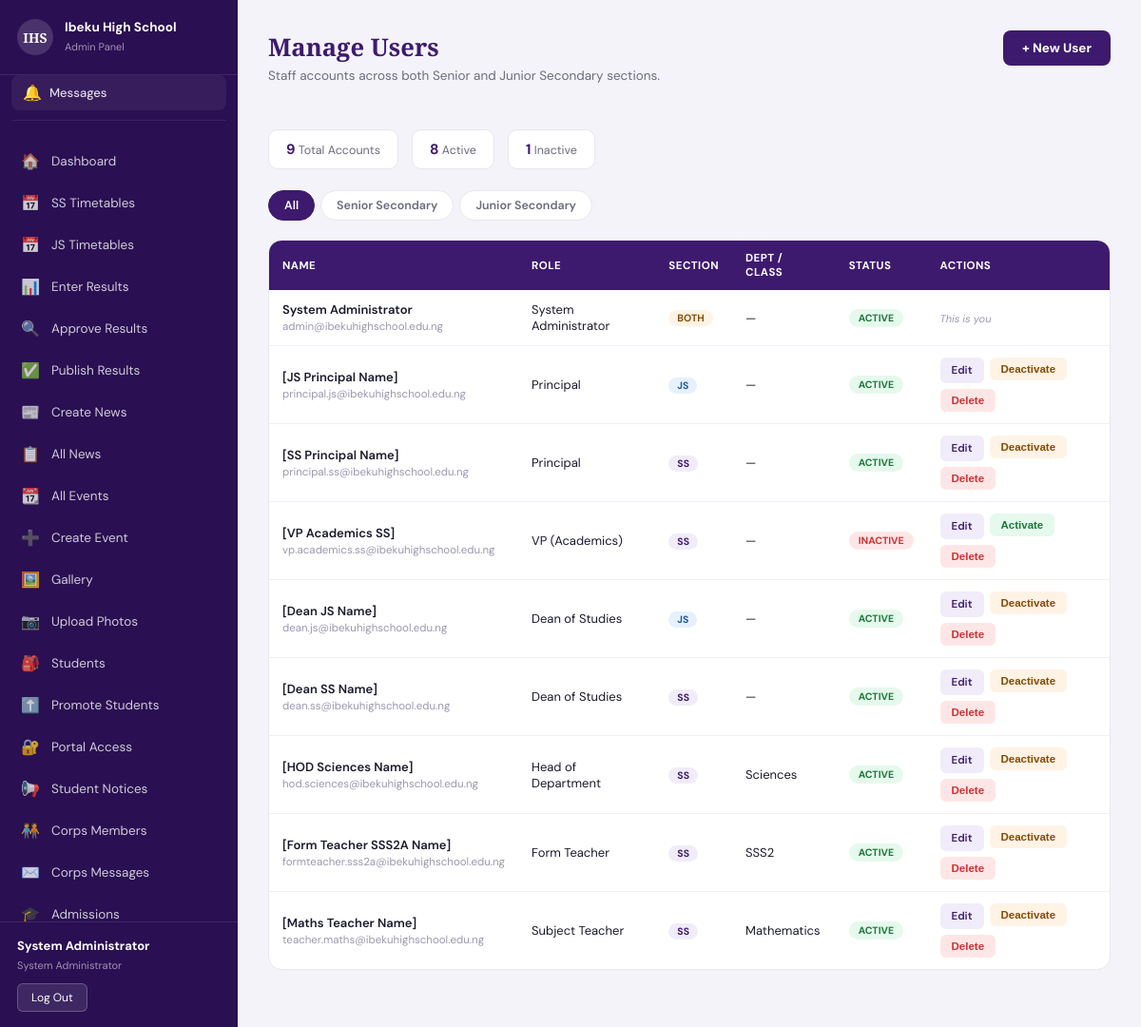
Page /public/admin/users.php (signed in) on the committed database.
### tables this page shows
CREATE TABLE `users` (
  `id` int(10) UNSIGNED NOT NULL,
  `full_name` varchar(150) NOT NULL,
  `email` varchar(150) NOT NULL,
  `password` varchar(255) NOT NULL COMMENT 'bcrypt hash — never plaintext',
  `role` enum('superadmin','principal','vp_admin','vp_academics','vp_general','dean','counselor','hod','form_teacher','subject_teacher') NOT NULL,
  `section` enum('ss','js','both') NOT NULL DEFAULT 'both',
  `department` varchar(100) DEFAULT NULL COMMENT 'For hod and subject_teacher',
  `class_assigned` varchar(20) DEFAULT NULL COMMENT 'e.g. JSS2A — for form_teacher',
  `is_active` tinyint(1) NOT NULL DEFAULT 1,
  `closed_reason` enum('retired','transferred','deceased','expelled','graduated','other') DEFAULT NULL,
  `closed_at` timestamp NULL DEFAULT NULL,
  `closed_by` int(10) UNSIGNED DEFAULT NULL,
  `last_login` timestamp NULL DEFAULT NULL,
  `created_by` int(10) UNSIGNED DEFAULT NULL,
  `created_at` timestamp NOT NULL DEFAULT current_timestamp(),
  `updated_at` timestamp NOT NULL DEFAULT current_timestamp() ON UPDATE current_timestamp()
);

### src/includes/admin-auth.php (called while the page is built, shortened)
<?php
function roleLabel(string $role, string $section): string {
    $labels = [
        'superadmin'      => 'System Administrator',
        'principal'       => 'Principal',
        'vp_admin'        => 'Vice Principal (Administration)',
        'vp_academics'    => 'Vice Principal (Academics)',
        'vp_general'      => 'Vice Principal (General Duties)',
        'dean'            => 'Dean of Studies',
        'counselor'       => 'Guidance Counsellor',
        'hod'             => 'Head of Department',
        'form_teacher'    => 'Form Teacher',
        'subject_teacher' => 'Subject Teacher',
    ];
    $sectionLabel = match($section) {
        'ss'   => ' — Senior Secondary',
        'js'   => ' — Junior Secondary',
        'both' => '',
        default => '',
    };
    return ($labels[$role] ?? $role) . $sectionLabel;
}

### public/admin/users.php (the view, shortened to what this page needs)
<?php
require_once dirname(__DIR__, 2) . '/src/config/database.php';
require_once dirname(__DIR__, 2) . '/src/includes/admin-auth.php';
require_once dirname(__DIR__, 2) . '/src/includes/admin-sidebar.php';
$admin = currentAdmin();
$pdo   = getDB();
$roleLabels = [
    'superadmin'      => 'System Administrator',
    'principal'       => 'Principal',
    'vp_admin'        => 'VP (Administration)',
    'vp_academics'    => 'VP (Academics)',
    'vp_general'      => 'VP (General Duties)',
    'dean'            => 'Dean of Studies',
    'counselor'       => 'Guidance Counsellor',
    'hod'             => 'Head of Department',
    'form_teacher'    => 'Form Teacher',
    'subject_teacher' => 'Subject Teacher',
];
$sectionFilter = $_GET['section'] ?? 'all';
$sql = 'SELECT * FROM users';
$params = [];
$sql .= ' ORDER BY FIELD(role, "superadmin","principal","vp_admin","vp_academics","vp_general","dean","counselor","hod","form_teacher","subject_teacher"), full_name ASC';
$stmt = $pdo->prepare($sql);
$stmt->execute($params);
$users = $stmt->fetchAll();
$totalCount    = $pdo->query('SELECT COUNT(*) FROM users')->fetchColumn();
$activeCount   = $pdo->query('SELECT COUNT(*) FROM users WHERE is_active = 1')->fetchColumn();
$inactiveCount = $pdo->query('SELECT COUNT(*) FROM users WHERE is_active = 0')->fetchColumn();
?>
<!DOCTYPE html>
<html lang="en">
<head>
<link rel="stylesheet" href="../assets/css/admin-layout.css">
</head>
<body>
  <?php renderAdminSidebar($admin, 'users'); ?>
  <div class="admin-content">
    <div class="admin-content__inner">
      <div class="page-header-row">
        <div class="page-header" style="margin-bottom:0">
          <h2>Manage Users</h2>
          <p>Staff accounts across both Senior and Junior Secondary sections.</p>
        </div>
        <a href="users-create.php" class="btn-new">+ New User</a>
      </div>
      <div class="stats-row">
        <div class="stat-pill"><strong><?php echo $totalCount; ?></strong> Total Accounts</div>
        <div class="stat-pill"><strong><?php echo $activeCount; ?></strong> Active</div>
        <div class="stat-pill"><strong><?php echo $inactiveCount; ?></strong> Inactive</div>
      </div>
      <div class="filter-tabs">
        <a href="?section=all" class="filter-tab <?php echo $sectionFilter === 'all' ? 'filter-tab--active' : ''; ?>">All</a>
        <a href="?section=ss"  class="filter-tab <?php echo $sectionFilter === 'ss'  ? 'filter-tab--active' : ''; ?>">Senior Secondary</a>
        <a href="?section=js"  class="filter-tab <?php echo $sectionFilter === 'js'  ? 'filter-tab--active' : ''; ?>">Junior Secondary</a>
      </div>
      <div class="users-table-wrap">
        <?php if (empty($users)): ?>
        <div class="empty-state">No users found.</div>
        <?php else: ?>
        <table class="users-table">
          <thead>
            <tr>
              <th>Name</th>
              <th>Role</th>
              <th>Section</th>
              <th>Dept / Class</th>
              <th>Status</th>
              <th>Actions</th>
            </tr>
          </thead>
          <tbody>
            <?php foreach ($users as $u): ?>
            <tr>
              <td>
                <div class="user-name"><?php echo htmlspecialchars($u['full_name']); ?></div>
                <div class="user-email"><?php echo htmlspecialchars($u['email']); ?></div>
              </td>
              <td><?php echo htmlspecialchars($roleLabels[$u['role']] ?? $u['role']); ?></td>
              <td>
                <span class="section-tag section-tag--<?php echo $u['section']; ?>">
                  <?php echo $u['section'] === 'both' ? 'Both' : strtoupper($u['section']); ?>
                </span>
              </td>
              <td><?php echo htmlspecialchars($u['department'] ?: ($u['class_assigned'] ?: '—')); ?></td>
              <td>
                <span class="badge badge--<?php echo $u['is_active'] ? 'active' : 'inactive'; ?>">
                  <?php echo $u['is_active'] ? 'Active' : 'Inactive'; ?>
                </span>
              </td>
              <td>
                <?php if ((int) $u['id'] === (int) $admin['id']): ?>
                <span class="self-note">This is you</span>
                <?php else: ?>
                <div class="actions-cell">
                  <a href="users-edit.php?id=<?php echo $u['id']; ?>" class="action-btn action-btn--edit">Edit</a>
                  <?php if ($u['is_active']): ?>
                  <form method="POST" style="display:inline">
                    <button type="submit" class="action-btn action-btn--deactivate">Deactivate</button>
                  </form>
                  <?php else: ?>
                  <form method="POST" style="display:inline">
                    <button type="submit" class="action-btn action-btn--activate">Activate</button>
                  </form>
                  <?php endif; ?>
                  <form method="POST" style="display:inline"
                        onsubmit="return confirm('Delete this account permanently? This cannot be undone.');">
                    <button type="submit" class="action-btn action-btn--delete">Delete</button>
                  </form>
                </div>
                <?php endif; ?>
              </td>
            </tr>
            <?php endforeach; ?>
          </tbody>
        </table>
        <?php endif; ?>
      </div>
    </div>
  </div>
</body>
</html>

### src/includes/admin-sidebar.php (shortened to what this page needs)
<?php
function renderAdminSidebar(array $admin, string $currentPage = ''): void {
    $pdo  = getDB();
    $unreadCount = 0;
    try {
        $unreadStmt = $pdo->prepare(
            "SELECT COUNT(*) FROM staff_messages
             WHERE recipient_id = ? AND is_read = 0"
        );
        $unreadStmt->execute([$admin['id']]);
        $unreadCount = (int) $unreadStmt->fetchColumn();
    } catch (PDOException $e) {
        $unreadCount = 0;
    }
    ?>
    <aside class="admin-sidebar" id="adminSidebar">
      <div class="admin-sidebar__brand">
        <div class="admin-sidebar__logo">IHS</div>
        <div>
          <strong>Ibeku High School</strong>
          <span>Admin Panel</span>
        </div>
      </div>
      <div class="admin-sidebar__bell">
        <a href="messages.php" class="admin-bell" title="Messages">
          <span class="admin-bell__icon">🔔</span>
          <span class="admin-bell__label">
            Messages<?php echo $unreadCount > 0 ? ' (' . $unreadCount . ' unread)' : ''; ?>
          </span>
        </a>
      </div>
      <nav class="admin-sidebar__nav">
        <?php foreach ($navItems as [$key, $href, $icon, $label, $allowedRoles]):
            $isActive = $currentPage === $key;
        ?>
        <a href="<?php echo $href; ?>"
           class="admin-sidebar__link <?php echo $isActive ? 'admin-sidebar__link--active' : ''; ?>"
           style="<?php echo $key === 'messages' ? 'display:flex;align-items:center' : ''; ?>">
          <span class="admin-sidebar__icon"><?php echo $icon; ?></span>
          <span><?php echo $label; ?></span>
        </a>
        <?php endforeach; ?>
      </nav>
      <div class="admin-sidebar__footer">
        <div class="admin-sidebar__user">
          <strong><?php echo htmlspecialchars($admin['name']); ?></strong>
          <span><?php echo htmlspecialchars(roleLabel($admin['role'], $admin['section'])); ?></span>
        </div>
        <a href="logout.php" class="admin-sidebar__logout">Log Out</a>
      </div>
    </aside>
    <?php
}

### public/assets/css/admin-layout.css (style rules this page uses)
* { margin: 0; padding: 0; box-sizing: border-box; }
body { font-family: 'DM Sans', sans-serif; background: #f4f3f9; color: #1a1a2e; }
.admin-sidebar { position: fixed; top: 0; left: 0; bottom: 0; width: 250px; background: #2a0f52; color: #fff; display: flex; flex-direction: column; z-index: 100; transition: transform .25s ease; }
.admin-sidebar__brand { display: flex; align-items: center; gap: 12px; padding: 20px 18px; border-bottom: 1px solid rgba(255,255,255,.1); }
.admin-sidebar__logo { width: 38px; height: 38px; border-radius: 50%; background: rgba(255,255,255,.15); display: flex; align-items: center; justify-content: center; font-family: 'Playfair Display', serif; font-weight: 900; font-size: 14px; flex-shrink: 0; }
.admin-sidebar__brand strong { display: block; font-size: 13.5px; }
.admin-sidebar__brand span { font-size: 11px; color: rgba(255,255,255,.55); }
.admin-sidebar__nav { flex: 1; overflow-y: auto; padding: 14px 10px; }
.admin-sidebar__link { display: flex; align-items: center; gap: 12px; padding: 10px 12px; border-radius: 8px; color: rgba(255,255,255,.78); text-decoration: none; font-size: 13.5px; margin-bottom: 3px; transition: background .15s; }
.admin-sidebar__icon { font-size: 16px; width: 20px; text-align: center; flex-shrink: 0; }
.admin-sidebar__footer { padding: 16px 18px; border-top: 1px solid rgba(255,255,255,.1); }
.admin-sidebar__user strong { display: block; font-size: 13px; }
.admin-sidebar__user span { font-size: 11px; color: rgba(255,255,255,.55); }
.admin-sidebar__logout { display: inline-block; margin-top: 10px; background: rgba(255,255,255,.1); color: #fff; border: 1px solid rgba(255,255,255,.22); padding: 6px 14px; border-radius: 6px; font-size: 12px; text-decoration: none; }
.admin-content { margin-left: 250px; min-height: 100vh; }
.admin-content__inner { padding: 32px 32px 60px; max-width: 1100px; }
.page-header h2 { font-family: 'Playfair Display', serif; font-size: 1.6rem; color: #3d1a6e; margin-bottom: 4px; }
.page-header p { font-size: 13.5px; color: #6b6b80; margin-bottom: 26px; }

### src/includes/admin-sidebar.php (style rules this page uses)
.admin-sidebar__bell { margin: 0 12px 8px; border-bottom: 1px solid rgba(255,255,255,.08); padding-bottom: 10px; }
.admin-bell { display: flex; align-items: center; gap: 8px; background: rgba(255,255,255,.06); border-radius: 8px; padding: 8px 12px; text-decoration: none; position: relative; transition: background .15s; }
.admin-bell__icon { font-size: 16px; }
.admin-bell__label { font-size: 13px; color: rgba(255,255,255,.85); font-weight: 500; }

### rows in the picture
users: full_name "System Administrator", roleLabel($admin['role'], $admin['section']) "System Administrator", email "admin@ibekuhighschool.edu.ng", role "System Administrator", shows "BOTH", department+class_assigned "—", is_active "ACTIVE", shows "This is you"
users: full_name "[JS Principal Name]", email "principal.js@ibekuhighschool.edu.ng", role "Principal", section "JS", department+class_assigned "—", is_active "ACTIVE"
users: full_name "[SS Principal Name]", email "principal.ss@ibekuhighschool.edu.ng", role "Principal", section "SS", department+class_assigned "—", is_active "ACTIVE"
users: full_name "[VP Academics SS]", email "vp.academics.ss@ibekuhighschool.edu.ng", role "VP (Academics)", section "SS", department+class_assigned "—", is_active "INACTIVE"
users: full_name "[Dean JS Name]", email "dean.js@ibekuhighschool.edu.ng", role "Dean of Studies", section "JS", department+class_assigned "—", is_active "ACTIVE"
users: full_name "[Dean SS Name]", email "dean.ss@ibekuhighschool.edu.ng", role "Dean of Studies", section "SS", department+class_assigned "—", is_active "ACTIVE"
users: full_name "[HOD Sciences Name]", email "hod.sciences@ibekuhighschool.edu.ng", role "Head of Department", section "SS", department "Sciences", is_active "ACTIVE"
users: full_name "[Form Teacher SSS2A Name]", email "formteacher.sss2a@ibekuhighschool.edu.ng", role "Form Teacher", section "SS", class_assigned "SSS2", is_active "ACTIVE"
users: full_name "[Maths Teacher Name]", email "teacher.maths@ibekuhighschool.edu.ng", role "Subject Teacher", section "SS", department "Mathematics", is_active "ACTIVE"

### other values in the picture
$icon "🏠"
$label "Dashboard"
$icon "📅"
$label "SS Timetables"
$label "JS Timetables"
$icon "📊"
$label "Enter Results"
$icon "🔍"
$label "Approve Results"
$icon "✅"
$label "Publish Results"
$icon "📰"
$label "Create News"
$icon "📋"
$label "All News"
